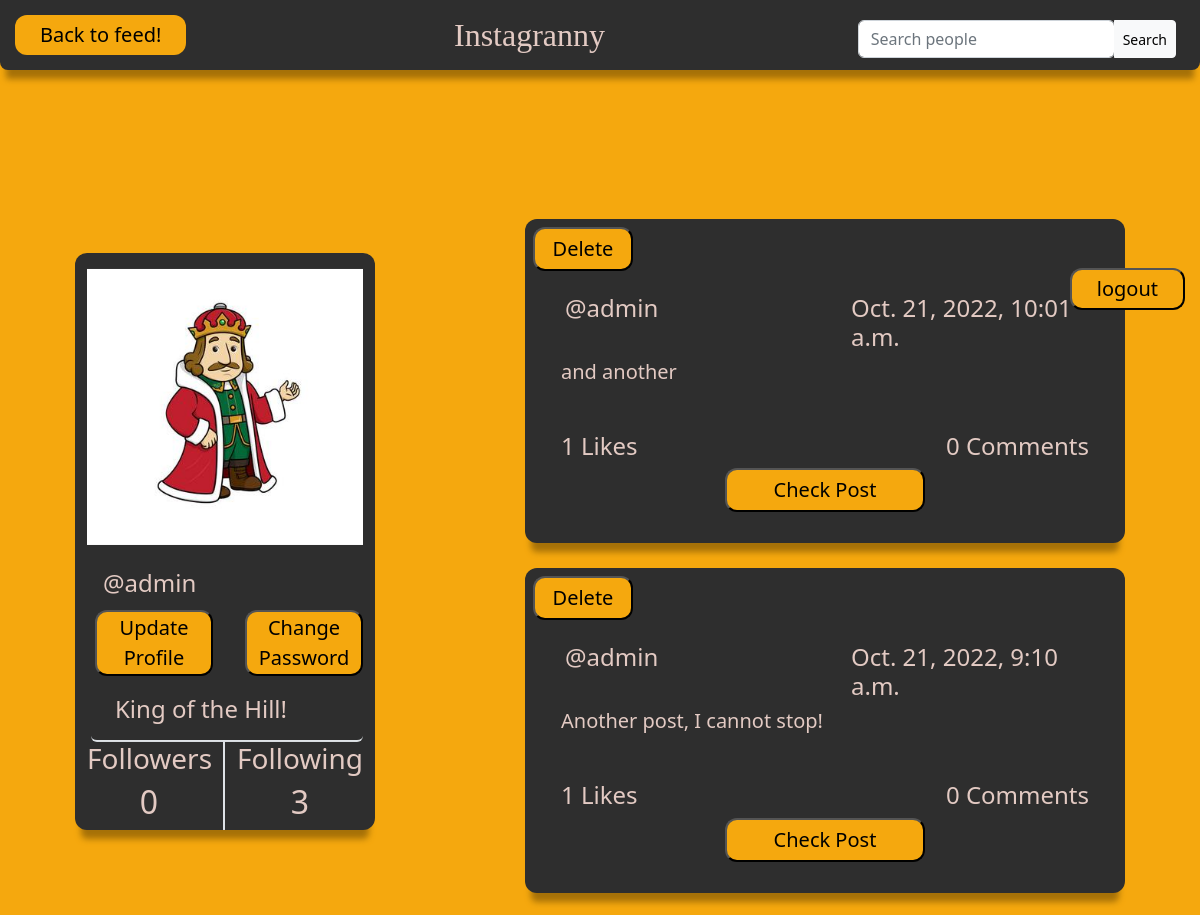
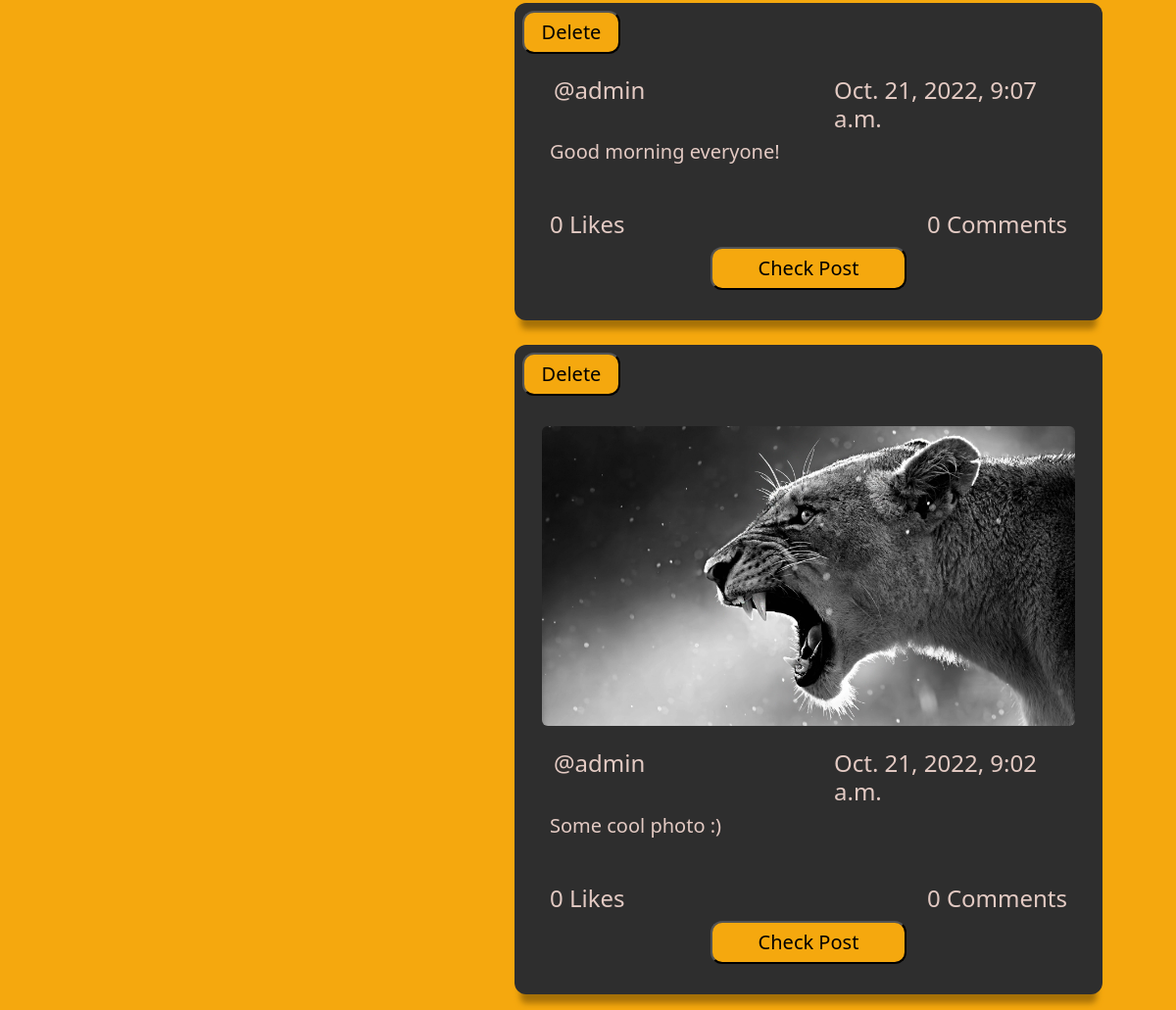
/8/profile/ (signed in), run on the app's committed database (2 pictures, top to bottom).
### core/models.py (models this page shows, shortened)
class Profile(models.Model):
    user = models.OneToOneField(User, on_delete=models.CASCADE, related_name="profile")
    bio = models.TextField(100)
    profileimg = ResizedImageField(size=[360,360] ,blank=True, default="default.profilepic.jpg", upload_to="profile_photos")
    followers = models.ManyToManyField(User, blank=True, related_name = "followers")

class Post(models.Model):
    creator = models.ForeignKey(User, on_delete=models.CASCADE, related_name = "creator")
    photo = models.ImageField(blank = True, null=True, upload_to="post_photos")
    description = models.TextField()
    created_at = models.DateTimeField(default=timezone.now)
    likes = models.ManyToManyField(User, related_name = "posts")

### core/views.py (the view)
# urls.py: path("<int:pk>/profile/", ProfileView.as_view(), name= "profile"),
class ProfileView(LoginRequiredMixin, View):
    def get(self, request, pk, *args, **kwargs):
        profile = Profile.objects.get(pk=pk)
        user = profile.user
        username = user.username
        posts = Post.objects.filter(creator=user).order_by("-created_at")
        followers = profile.followers.all()          #for the follow/unfollow button
        followed = False
        for follower in followers:
            if follower == request.user:
                followed = True
            else:
                followed = False
        all_profiles = Profile.objects.all()
        following = all_profiles.filter(followers = profile.user)
        following_count = len(following)
        context = {
            "user":user,
            "username":username,
            "profile":profile,
            "posts": posts,
            "followed":followed,
            "following_count": following_count
           }
        return render (request, "profile.html", context)

### templates/profile.html (shortened to what this page needs)
{%load static %}
    <!DOCTYPE html>
<html style="font-size: 16px;" lang="en"><head>
    <link rel="stylesheet" href= "{% static "css/profile.css" %}" media="screen">
    <link href="https://cdn.jsdelivr.net/npm/bootstrap@5.2.2/dist/css/bootstrap.min.css" rel="stylesheet">
    <body class="page">
        <nav class="sticky-top">
            <a class="nav_profile" style="color:black; text-decoration:none;"  href="/feed">Back to feed!</a>
            <div class="nav_title" style="font-family:Lobster Two; color:rgb(227, 202, 195);">Instagranny</div>
            <form method="GET" action="{%url "people_search" %}">
                <div class="input-group mt-2 me-4">
                    <div class="form-outline">
                        <input type="search" id="form1" class="form-control" placeholder="Search people" name="query" value="{{request.GET.query}}" />
                    </div>
                    <button type="submit" class="btn btn-light btn-sm">Search</button>
                </div>
            </form>
        </nav>
        <div class="row mt-1 gx-0 sticky-xl-top" style="top:13%">
            <div class="col  mb-5">
                {% if request.user.username == user.username %}
                    <button class="nav_profile float-end py-1 " ><a href="/logout" style="text-decoration:none; color:black;" >logout</a></button>
                {%endif%}
            </div>
        </div>
        <div class="row gx-0">
            <div class="col-lg-3 col-md-8 col-sm-10 mb-4 container sticky-xl-top " style="top: 13%">
                <div class="row mt-3 img">
                    <img class="img-fluid" src="{{user.profile.profileimg.url}}">
                </div>
                <div >
                    <div class="col-4 mt-4 ms-3 ">
                        <h4 style="color:rgb(227, 202, 195)">@{{user.username}} </h4>
                    </div>
                    {% if request.user.username == user.username %}
                        <div class="row">
                            <div class="col mt-1  ">
                                <button class=" comm_button float-start ms-2"><a href="{%url "profile_update" user.profile.pk%}"style="text-decoration:none; color:black;" >Update Profile</a></button>
                            </div>
                            <div class="col mt-1 ">
                                <button class=" comm_button float-start ms-2"><a href="{%url "password_update" user.profile.pk%}"style="text-decoration:none; color:black" >Change Password</a></button>
                            </div>
                        </div>
                    {%endif%}
                </div>
                <div class="mt-3 pb-2 ps-4 ms-1 border-2 border-bottom rounded">
                    <h4 style="color:rgb(227, 202, 195)"> {{user.profile.bio}} </h4>
                </div>
                <div class="row">
                    <div class="col-6 border-2 border-end">
                        <h3 class="text-center" style="color:rgb(227, 202, 195)">Followers</h3>
                        <h2 class="text-center" style="color:rgb(227, 202, 195)">{{profile.followers.all.count}}</h2>
                    </div>
                    <div class="col-6">
                        <h3 class="text-center" style="color:rgb(227, 202, 195)">Following</h3>
                        <h2 class="text-center" style="color:rgb(227, 202, 195)">{{following_count}}</h2>
                    </div>
                </div>
            </div>
            <div class="col-lg-6 col-md-8 col-sm-10 me-auto ms-auto">
                {%for post in posts%}
                <div class="container mb-3 align-self-center">
                    {%if post.creator == request.user%}
                    <div class="row">
                        <button type="submit" class="col-2 ms-2 mt-2 nav_profile"><a href="{%url "post_delete" post.pk%}"style="text-decoration:none; color:black" >Delete</a></button>
                    </div>
                    {%endif%}
                    {%if post.photo%}
                    <img class="m-3 rounded-2" src="{{post.photo.url}}"/>
                    {%endif%}
                    <div class="row ms-3 mt-2">
                        <div class="col">
                            <h4 style="color:rgb(227, 202, 195)">@{{post.creator}}</h4>
                        </div>
                        <div class="col">
                            <h4 class = "float-end me-2" style="color:rgb(227, 202, 195)">{{post.created_at}}</h4>
                        </div>
                    </div>
                    <p class="h5 ms-4 me-4 mb-5" style="color:rgb(227, 202, 195)">{{post.description}}</p>
                    <div class="row">
                            <div class="col">
                                <h4 class="ms-4" style="color:rgb(227, 202, 195)">{{post.likes.all.count}} Likes</h4>
                            </div>
                            <div class="col">
                                <h4 class="float-end me-4" style="color:rgb(227, 202, 195)">{{post.comments.all.count}} Comments</h4>
                            </div>
                    </div>
                    <div class="row mb-3 justify-content-center">
                            <button  class="nav_profile col-lg-4 col-md-6 col-sm-8 col-xs-10 " ><a href="{% url "post_detail" post.pk %}" style="text-decoration:none; color:black">Check Post</a> </button>
                    </div>
                </div>
                {% endfor %}
            </div>
        </div>
    </body>
</html>

### static/css/profile.css (style rules this page uses)
body.page { background-color: rgb(245, 168, 14); }
nav { display: flex; justify-content: space-between; align-items: center; position:sticky; background-color: rgb(46, 46, 46); border-bottom-left-radius: 8px; border-bottom-right-radius: 8px; box-shadow: 0 15px 6px -6px rgb(166, 113, 8); }
.nav_profile { font-size: 20px; padding: 5px 25px; background-color:rgb(245, 168, 14); border-radius:12px; margin: 15px; }
.nav_title { font-size:xx-large; color: rgb(38, 38, 38); }
.comm_button { font-size: 20px; padding: 1% 3%; background-color:rgb(245, 168, 14); border-radius:12px; float:right; margin-bottom: 2%; }
.container { display: flex; flex-direction: column; height:fit-content; background-color: rgb(46, 46, 46); margin:25px; border-radius: 12px; width: 30%; justify-content:center; box-shadow: 0 15px 6px -6px rgb(166, 113, 8); }

### data on the page
Profile: followers.all.count "0"
Post: shows "Delete", creator "admin", created_at "Oct. 21, 2022, 10:01 a.m.", description "and another", likes.all.count "1", comments.all.count "0"
Post: shows "Delete", creator "admin", created_at "Oct. 21, 2022, 9:10 a.m.", description "Another post, I cannot stop!", likes.all.count "1", comments.all.count "0"
Post: shows "Delete", creator "admin", created_at "Oct. 21, 2022, 9:07 a.m.", description "Good morning everyone!", likes.all.count "0", comments.all.count "0"
Post: shows "Delete", photo (picture), creator "admin", created_at "Oct. 21, 2022, 9:02 a.m.", description "Some cool photo :)", likes.all.count "0", comments.all.count "0"

### other printed values
{{ user.username }} "admin"
{{ user.profile.bio }} "King of the Hill!"
{{ following_count }} "3"
